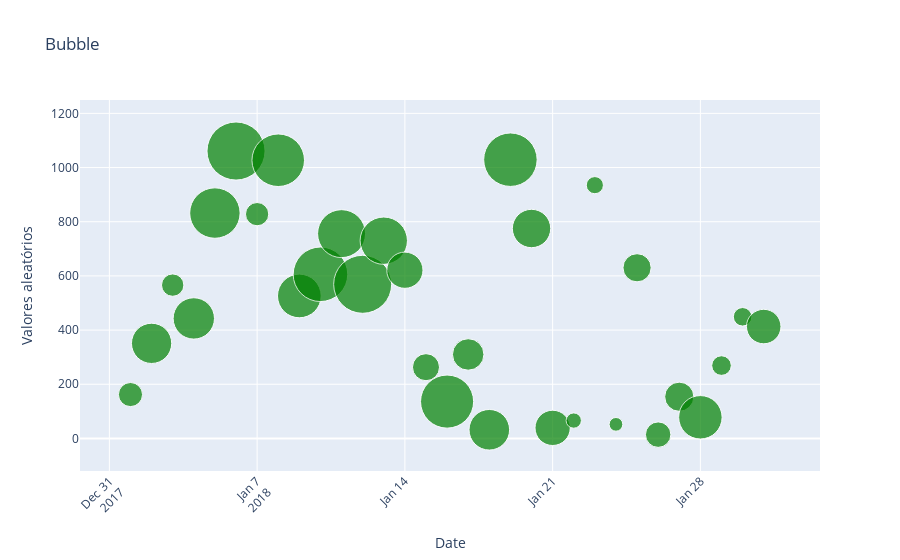

Notebook source saved alongside this figure:
### Markdown cell above
##### Bubble com go.Figure

### Code cell
#Filtrando janeiro de 2018 p/ não ficar mto poluído
df_plot = df[(df['Ano'] == 2018) & (df['Mês'] == 1)]
fig = go.Figure(
    data=[
        go.Scatter(
            name="Bubble",
            x= df_plot.Date,
            y= df_plot.valor_loc,
            
            #bolinhas :)
            mode="markers",
            marker=dict(size=df_plot.valor_tamanho,
                        sizemode='area', #'diameter' or 'area'
                        
                        #Fórmula sugerida para definição do tamanho dos marcadores (bolas)
                        #sizeref= 2.*max(df_plot.valor_tamanho)/(50.**2), Default: 1
                        sizeref = 0.64,
                        #OBS: Definir 'sizeref' para um valor maior que 1 diminui os tamanhos dos marcadores (bolas), 
                        #enquanto definir 'sizeref' para menos que 1, aumenta os tamanhos dos marcadores renderizados.
                        
                        sizemin=5), #Define o tamanho mínimo dos pontos do marcador. Tem efeito apenas se `marker.size` for definido como uma matriz numérica. 
                        marker_symbol = "circle", #altera formato do marcador
                        # star-dot, triangle-up-dot
            marker_color='green', 
            #marker_size = df_plot.valor_tamanho,
            text = df_plot.valor_tamanho,
            #textposition="top center",
            #
        ),
    ],
    layout=go.Layout(
        title='Bubble',
        xaxis_title='Date',
        yaxis_title='Valores aleatórios'

        )
)
fig.update_layout(xaxis_tickangle=-45)

fig.show()

### Figure 1 — Plotly figure (JSON) as saved in the notebook; plotly's stock layout.template omitted (floating-point values rounded to 4 significant figures)
{"data": [{"marker": {"color": "green", "size": [186, 518, 160, 547, 814, 1080, 173, 884, 610, 953, 736, 1077, 717, 420, 234, 902, 317, 527, 915, 471, 398, 75, 94, 60, 254, 207, 272, 604, 123, 110, 381], "sizemin": 5, "sizemode": "area", "sizeref": 0.64, "symbol": "circle"}, "mode": "markers", "name": "Bubble", "text": [186, 518, 160, 547, 814, 1080, 173, 884, 610, 953, 736, 1077, 717, 420, 234, 902, 317, 527, 915, 471, 398, 75, 94, 60, 254, 207, 272, 604, 123, 110, 381], "type": "scatter", "x": ["2018-01-01", "2018-01-02", "2018-01-03", "2018-01-04", "2018-01-05", "2018-01-06", "2018-01-07", "2018-01-08", "2018-01-09", "2018-01-10", "2018-01-11", "2018-01-12", "2018-01-13", "2018-01-14", "2018-01-15", "2018-01-16", "2018-01-17", "2018-01-18", "2018-01-19", "2018-01-20", "2018-01-21", "2018-01-22", "2018-01-23", "2018-01-24", "2018-01-25", "2018-01-26", "2018-01-27", "2018-01-28", "2018-01-29", "2018-01-30", "2018-01-31"], "y": [162, 351, 566, 443, 832, 1061, 828, 1027, 526, 606, 756, 569, 730, 621, 263, 136, 310, 32, 1029, 775, 39, 66, 935, 52, 630, 14, 154, 78, 269, 449, 413]}], "layout": {"title": {"text": "Bubble"}, "xaxis": {"tickangle": -45, "title": {"text": "Date"}}, "yaxis": {"title": {"text": "Valores aleatórios"}}}}
